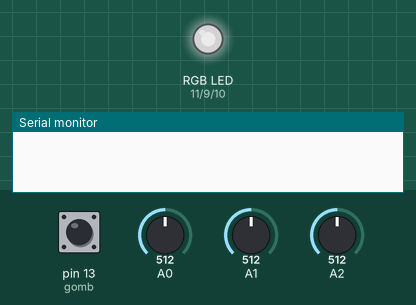
A sketch run on a simulated Arduino Uno, built with avr-gcc and run on an emulated ATmega328P. On the bench: an RGB LED mixed from three pins (HIGH = lit), the last lines printed to the serial monitor. Dashed ring = blinking. The inputs (shaded band) are chosen by the test bench; at power-on: pin 13 (gomb) HIGH, A0 = 512, A1 = 512, A2 = 512. Dim RGB values are drawn brighter than linear.

Above: at 4.2 s.
4.3 s: pin 13 (gomb) pulled LOW for 1 s
At 4.55 s:
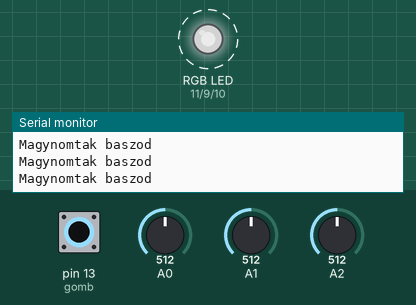
7.3 s: A0 set to 716
At 8.4 s:
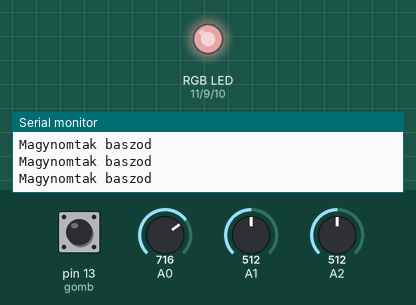
8.8 s: A1 set to 716
At 9.6 s:
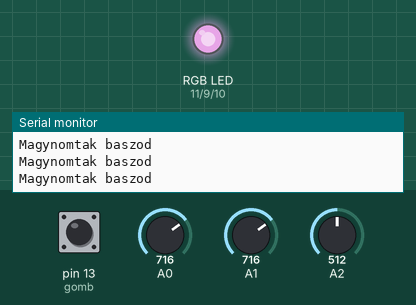
10.3 s: A2 set to 716
At 10.7 s:
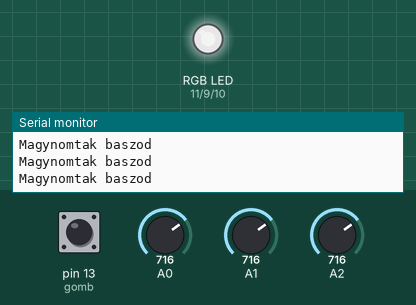
11.8 s: A0 set to 900
At 13.0 s:
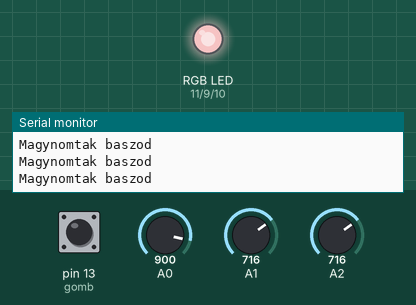
13.3 s: A1 set to 900
At 14.2 s:
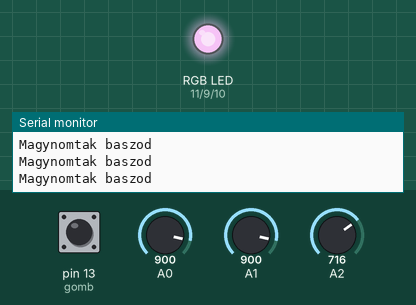
Timing chart, 0 to 15.8 s (numbered marks = the images above; inputs shaded):
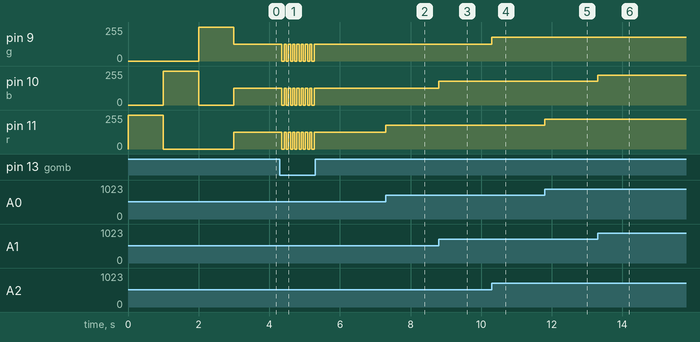

The sketch:

rgbled.ino
```cpp
int gomb=13;
int g=9;
int b=10;
int r=11;
int poti=0;
int poti2=0;
int poti3=0;
byte fenyEro=0;
byte irany=1;
bool mukodik=true;
void setup() {
  pinMode (r, OUTPUT);
pinMode (b, OUTPUT);
pinMode (g, OUTPUT);
pinMode (gomb, INPUT_PULLUP);

pinMode (A0, INPUT);
pinMode (A1, INPUT);
pinMode (A2, INPUT);
Serial.begin (9600);

digitalWrite (r,1);
delay(1000);
digitalWrite (r,0);
digitalWrite (b,1);
delay(1000);
digitalWrite (b,0);
digitalWrite (g,1);
delay(1000);
digitalWrite (r,0);
digitalWrite (b,0);
digitalWrite (g,0);
//analogWrite (r,255);
  //analogWrite (b,124);
    //analogWrite (g,0);
}

void loop() {
  if (mukodik){
  poti=analogRead(A0); //0-1023
  fenyEro=map(poti,0,1023,0,255);
  analogWrite (r,fenyEro); //0-255
 // if(fenyEro==255) irany=-1;
  //if (fenyEro==0) irany=1;
  //fenyEro=fenyEro+irany;
  //delay(10);
  poti2=analogRead(A1); //0-1023
  fenyEro=map(poti2,0,1023,0,255);
  analogWrite (b,fenyEro); //0-255
    poti3=analogRead(A2); //0-1023
  fenyEro=map(poti3,0,1023,0,255);
    analogWrite (g,fenyEro); //0-255
  }
  else{
    digitalWrite (r,0);
digitalWrite (b,0);
digitalWrite (g,0);}

  if (digitalRead(gomb)==0)
  {
    delay(60);
    if (digitalRead(gomb)==0){
      mukodik=!mukodik;
      Serial.println ("Magynomtak baszod");
    }
      }
    }
```

Measured:
- after the input at 4.3 s, pin 9 (g), pin 10 (b), pin 11 (r): alternates 127/255 for 0.06 s and 0/255 for 0.06 s, 16 changes in all, then stays 127/255, starting after 0.06 s
- after the input at 7.3 s, pin 11 (r): 127/255 → 178/255 at once
- after the input at 8.8 s, pin 10 (b): 127/255 → 178/255 at once
- after the input at 10.3 s, pin 9 (g): 127/255 → 178/255 at once
- after the input at 11.8 s, pin 11 (r): 178/255 → 224/255 at once
- after the input at 13.3 s, pin 10 (b): 178/255 → 224/255 at once
